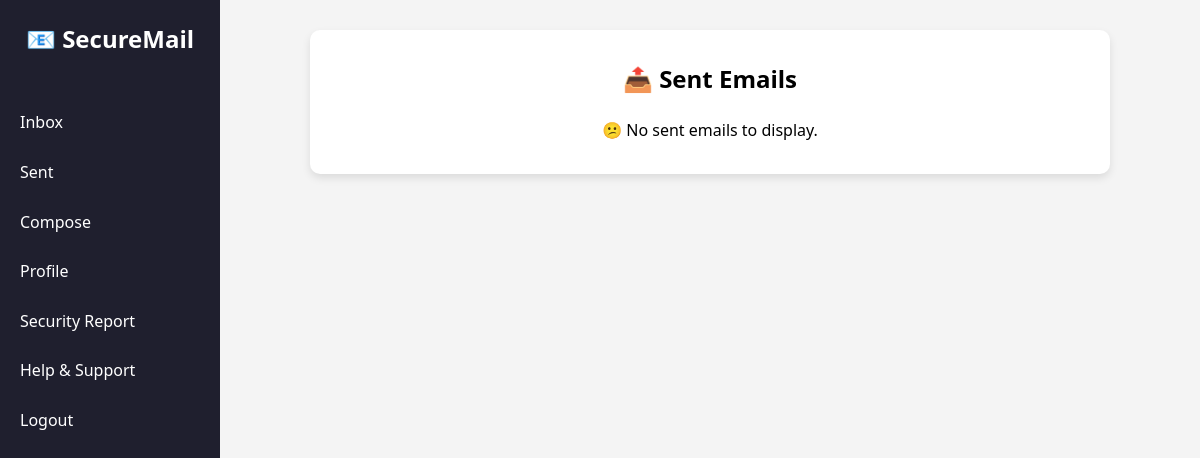
Page /sent (signed in) on the earlier database version.
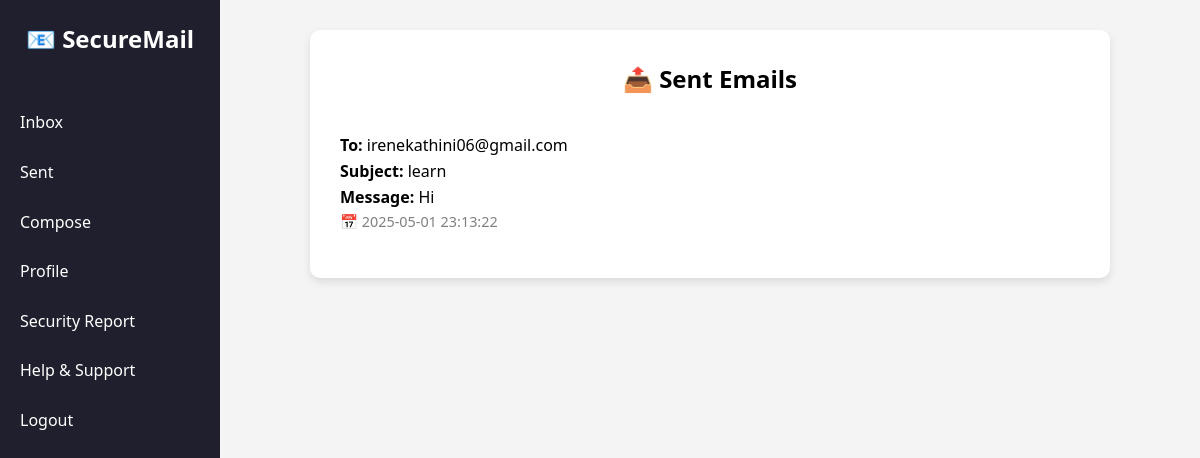
Same page on the later database version.
### tables this page shows
CREATE TABLE emails (
                id INTEGER PRIMARY KEY AUTOINCREMENT,
                sender TEXT NOT NULL,
                recipient TEXT NOT NULL,
                subject TEXT,
                message TEXT,
                attachment TEXT,
                signature TEXT,
                timestamp DATETIME DEFAULT CURRENT_TIMESTAMP
            );

### app.py (the view)
@app.route('/sent')
@login_required
def sent():
    try:
        conn = sqlite3.connect(DB_NAME)
        conn.row_factory = sqlite3.Row
        c = conn.cursor()
        c.execute('SELECT * FROM emails WHERE sender = ? ORDER BY timestamp DESC', (current_user.email,))
        sent_emails = c.fetchall()
        conn.close()
        return render_template('sent.html', name=current_user.fullname, email=current_user.email, emails=sent_emails)
    except Exception as e:
        print("Sent email load error:", str(e))
        return render_template('sent.html', name=current_user.fullname, email=current_user.email, emails=[])

### app.py (called while the page is built)
@login_manager.user_loader
def load_user(user_id):
    return User.get(int(user_id))

### your_user_model.py (called while the page is built)
    @staticmethod
    def get(user_id):
        conn = sqlite3.connect('users.db')
        cursor = conn.cursor()
        cursor.execute('SELECT id, email, fullname, is_admin FROM users WHERE id = ?', (user_id,))
        user_data = cursor.fetchone()
        conn.close()
        if user_data:
            user = User()
            user.id = user_data[0]
            user.email = user_data[1]
            user.fullname = user_data[2]
            user.is_admin = bool(user_data[3])
            user._authenticated = True
            return user
        return None

### templates/sent.html (shortened to what this page needs)
<!DOCTYPE html>
<html lang="en">
<head>
  <link rel="stylesheet" href="/static/css/style.css" />
</head>
<body>
  <div class="sidebar">
    <h2>📧 SecureMail</h2>
    <a href="/dashboard">Inbox</a>
    <a href="/sent">Sent</a>
    <a href="/compose">Compose</a>
    <a href="/profile">Profile</a>
    <a href="/attack_report">Security Report</a>
    <a href="/help">Help & Support</a>
    <a href="/logout">Logout</a>
  </div>
  <div class="main-content">
    <div class="compose-container">
      <h2>📤 Sent Emails</h2>
      {% if emails and emails|length > 0 %}
        {% for email in emails %}
          <div class="email-item">
            <p><strong>To:</strong> {{ email['recipient'] }}</p>
            <p><strong>Subject:</strong> {{ email['subject'] or "(No Subject)" }}</p>
            <p><strong>Message:</strong> {{ email['message'] or "(No Content)" }}</p>
            <p class="timestamp">📅 {{ email['timestamp'] }}</p>
          </div>
        {% endfor %}
      {% else %}
        <p style="text-align: center;">😕 No sent emails to display.</p>
      {% endif %}
    </div>
  </div>
</body>
</html>

Differences in the rows shown:
added emails: recipient "irenekathini06@gmail.com", subject "learn", message "Hi", timestamp "2025-05-01 23:13:22"
Other differences:
text no longer shown: "😕 No sent emails to display."
